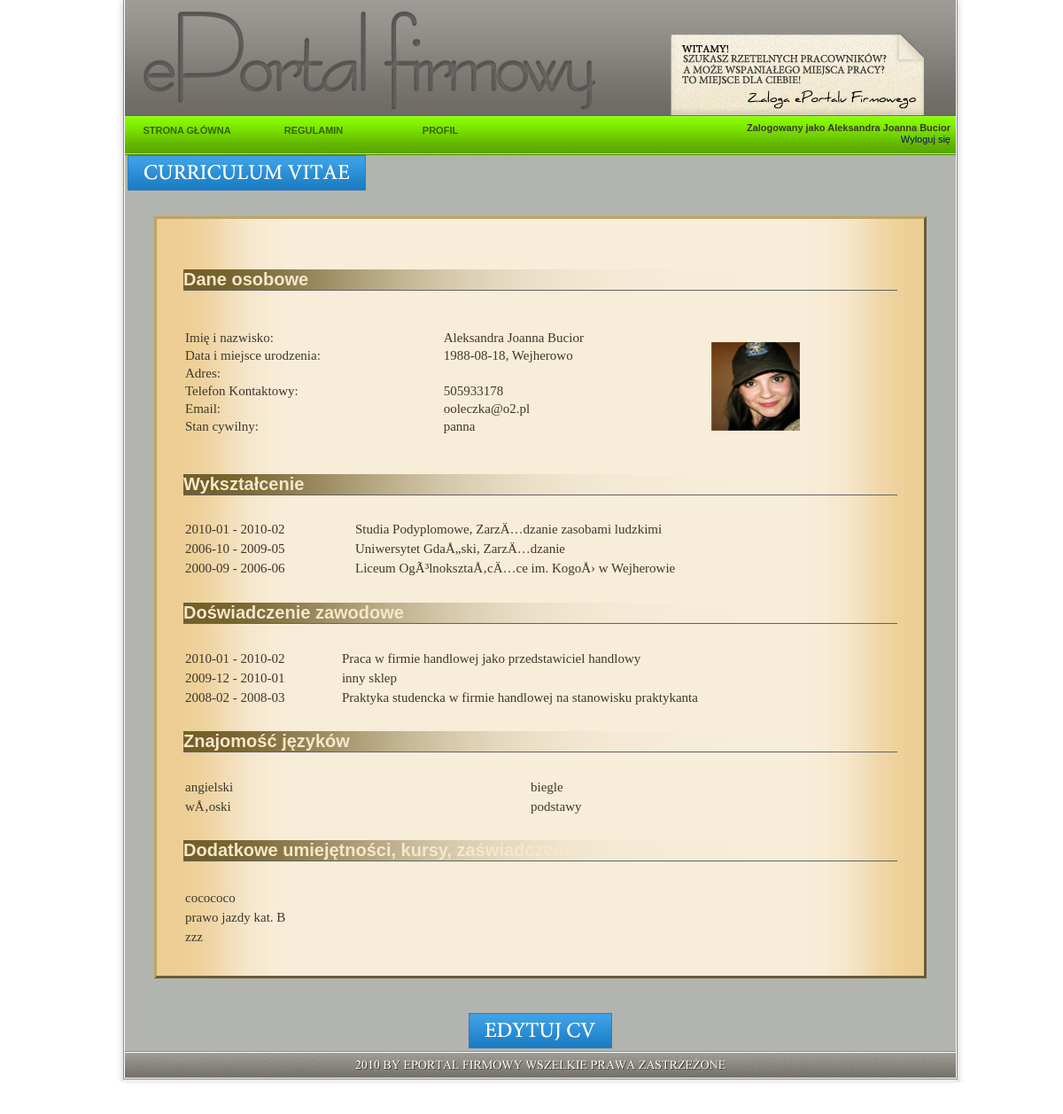
Page /cv.php (signed in) on the committed database.
### tables this page shows
CREATE TABLE IF NOT EXISTS `pracownik` (
  `id` int(11) NOT NULL,
  `imie` varchar(30) NOT NULL,
  `nazwisko` varchar(30) NOT NULL,
  `email` varchar(30) NOT NULL,
  `dolaczyl` timestamp NOT NULL DEFAULT CURRENT_TIMESTAMP,
  `data_ur` date DEFAULT NULL,
  `miejsce_ur` varchar(20) DEFAULT NULL,
  `tel` varchar(10) DEFAULT NULL,
  `adres` varchar(50) DEFAULT NULL,
  `stan_cywilny` varchar(10) DEFAULT NULL,
  `zdjecie` varchar(100) DEFAULT NULL,
  PRIMARY KEY (`id`)
);

CREATE TABLE IF NOT EXISTS `wyksztalcenie` (
  `id` int(11) NOT NULL,
  `id_pracownika` int(11) NOT NULL,
  `od` varchar(20) NOT NULL,
  `do` varchar(20) NOT NULL,
  `gdzie` varchar(150) NOT NULL,
  PRIMARY KEY (`id`,`id_pracownika`)
);

CREATE TABLE IF NOT EXISTS `doswiadczenie` (
  `id` int(11) NOT NULL,
  `id_pracownika` int(11) NOT NULL,
  `od` varchar(20) NOT NULL,
  `do` varchar(20) NOT NULL,
  `gdzie` varchar(150) NOT NULL,
  PRIMARY KEY (`id`,`id_pracownika`)
);

CREATE TABLE IF NOT EXISTS `jezyki` (
  `pracownik_id` int(11) NOT NULL,
  `jezyk_id` int(11) NOT NULL,
  `poziom_id` int(11) NOT NULL
);

CREATE TABLE IF NOT EXISTS `jezyki_lista` (
  `id` int(11) NOT NULL AUTO_INCREMENT,
  `nazwa` varchar(20) NOT NULL,
  PRIMARY KEY (`id`)
);

CREATE TABLE IF NOT EXISTS `jezyki_poziom` (
  `id` int(11) NOT NULL AUTO_INCREMENT,
  `nazwa` varchar(20) NOT NULL,
  PRIMARY KEY (`id`)
);

CREATE TABLE IF NOT EXISTS `dodatkowe` (
  `id` int(11) NOT NULL,
  `pracownik_id` int(11) NOT NULL,
  `nazwa` varchar(50) NOT NULL
);

### cv.php (the view, shortened to what this page needs)
<?php
require_once('header.php');
?>
<td class="content" style="padding-right: 44px; padding-left: 44px">
    <?php
    if (isset($_SESSION['id_obecne'])) {
        if (!isset($_GET['id'])) {
            $id = $_SESSION['id_obecne'];
        } else {
            $id = $_GET['id'];
        }
        $dbc = mysqli_connect(DB_HOST, DB_USER, DB_PASSWORD, DB_NAME);
        $query = "SELECT * FROM pracownik WHERE id='$id'";
        $result = mysqli_query($dbc, $query);
        $row = mysqli_fetch_array($result);
    ?>
	<img src="img/cv.jpg"><br /><br />
        <div id="cv">
            <div id="dane_osobowe" style="display:block">
                <h4>Dane osobowe </h4>
                <table>
                    <tr>
					<td><p>
					Imię i nazwisko:<br />
					Data i miejsce urodzenia:<br />
					Adres:<br />
					Telefon Kontaktowy:<br />
					Email:<br />
					Stan cywilny:<br /></p>
                        <td><p><?php echo $row['imie'] . ' ' . $row['nazwisko']; ?><br />
                    <?php if (!empty($row['data_ur']) || !empty($row['miejsce_ur'])) { ?>
                    <?php echo $row['data_ur'] . ', ' . $row['miejsce_ur']; ?><br />
                    <?php
                    }
                    ?>
                    <?php
                    if (!empty($row['tel'])) {
                    ?>
                    <br /> <?php echo $row['tel']; ?>
                    <?php } ?>
                    <br /><?php echo $row['email']; ?><br />
                    <?php if (!empty($row['stan_cywilny'])) { ?>
                         <?php echo $row['stan_cywilny']; ?></p></td>
												<td><?php if (!empty($row['zdjecie'])) { ?>
                    <img src="<?php echo $row['zdjecie']; ?>" alt="zdjęcie" />
                <?php } ?></td>
                    </tr>
                    <?php } ?>
            </table>
        </div>
        <div id="wyksztalcenie" style="display:block">
            <h4>Wykształcenie </h4>
            <table>
                <?php
                $query = "SELECT * FROM wyksztalcenie WHERE id_pracownika = '$id' ORDER BY od DESC";
                $result = mysqli_query($dbc, $query);
                while ($row = mysqli_fetch_array($result)) {
                    if ($row['gdzie'] != "") {?>
                    <tr>
                        <td><?php echo $row['od']; ?> - <?php echo $row['do']; ?></td><td><?php echo $row['gdzie']; ?></td>
                    </tr>
<?php
                    }}
?>
            </table>
        </div>
        <div id="doswiadczenie" style="display:block">
            <h4>Doświadczenie zawodowe </h4>
    <table>
<?php
                $query = "SELECT * FROM doswiadczenie WHERE id_pracownika = '$id' ORDER BY od DESC";
                $result = mysqli_query($dbc, $query);
                while ($row = mysqli_fetch_array($result)) {
                    if ($row['gdzie'] != "") {
                    ?>
                    <tr>
                        <td><?php echo $row['od']; ?> - <?php echo $row['do']; ?></td><td><?php echo $row['gdzie']; ?></td>
                    </tr>
<?php
                    } }
?>
            </table>
        </div>
       <div id="jezyki" style="display:block">
            <h4>Znajomość języków</h4>
            <table>
                <?php
                $query = "SELECT *,jezyki_lista.nazwa AS jezyk_nazwa, jezyki_poziom.nazwa AS jezyk_poziom FROM jezyki, jezyki_lista, jezyki_poziom WHERE jezyki.pracownik_id = '$id' AND jezyki.jezyk_id = jezyki_lista.id AND jezyki.poziom_id =jezyki_poziom.id  ORDER BY jezyki_lista.id";
                $result = mysqli_query($dbc, $query);
                while ($row = mysqli_fetch_array($result)) {
                ?>
                    <tr>
                        <td><?php echo $row['jezyk_nazwa']; ?></td><td> <?php echo $row['jezyk_poziom']; ?></td>
                    </tr>
<?php
                }
?>
            </table>
        </div>
           <div id="dodatkowe" style="display:block">
            <h4>Dodatkowe umiejętności, kursy, zaświadczenia</h4>
            <table>
                <?php
                $query = "SELECT * FROM dodatkowe WHERE pracownik_id = '$id' ";
                $result = mysqli_query($dbc, $query);
                while ($row = mysqli_fetch_array($result)) {
                ?>
                    <tr>
                        <td><?php echo $row['nazwa']; ?></td>
                    </tr>
<?php
                }
?>
            </table>
        </div>
        <br/>
    </div><br /><br /><div class="edytuj_button">
    <?php
                if ($_SESSION['id_obecne'] == $id) {
                    echo '<a href="edytuj_cv.php"><img src="img/edit.jpg" ></a>';
                }
            } else {
    ?>
                <br/><br/>
                        				Zaloguj się lub <a href='index.php'>zarejestruj</a>, aby mieć dostęp do tej strony.
                <br/><br/>
<?php
            }
?>
           </div> </td>

### styles.css (style rules this page uses)
body, textarea { font-family: georgia, sans-serif; color:#3e382c; font-size: 11px; background-color: #ffffff; }
#tabela td, #tabela tr { margin: 0x; padding: 0px; }
#ogloszenia_div, .edytuj_button, #pokaz_button { text-align: center; }
img { text-align:right; border:0px; }
a:link, a:visited, a:active { text-decoration:none; line-height: 14px; color:#3978bf; font-family: georgia, sans-serif; font-size: 11px; }
#dane_osobowe td, #wyksztalcenie td, #doswiadczenie td, #jezyki td, #dodatkowe td { font-size:15px; line-height:20px; font-family: "bookman old style"; }
img { border: 0px; }
.content { width: 1020px; text-align: justify; padding-top:25px; padding-bottom: 400px; background:#ffffff url('img/02.jpg'); }
.ending { height: 71px; width: 1020px; text-align: left; padding-left: 0px; padding-bottom: 0px; background: #ffffff url('img/stopka.jpg'); }
#cv { font-family: sans-serif; background: #ffffff url('img/list.jpg'); margin:15px 30px 15px 30px; padding:30px 30px 20px 30px; border-style: outset; border-color: #bda561; }
#cv img { height:100px; width:100px; margin-right:10px; margin-top:15px; }
#cv h4 { font-size:20px; color:#f5e7ca; border-bottom:1px solid #626262; background-image: url('img/tlo.png'); }
#cv table { width:100%; }
#dane_osobowe table { width:100%; }

### rows in the picture
pracownik: imie "Aleksandra Joanna", nazwisko "Bucior", data_ur "1988-08-18", miejsce_ur "Wejherowo", tel "505933178", email "ooleczka@o2.pl", stan_cywilny "panna", zdjecie (picture)
wyksztalcenie: od "2010-01", do "2010-02", gdzie "Studia Podyplomowe, ZarzÄ…dzanie zasobami ludzkimi"
wyksztalcenie: od "2006-10", do "2009-05", gdzie "Uniwersytet GdaÅ„ski, ZarzÄ…dzanie"
wyksztalcenie: od "2000-09", do "2006-06", gdzie "Liceum OgÃ³lnoksztaÅ‚cÄ…ce im. KogoÅ› w Wejherowie"
doswiadczenie: od "2010-01", do "2010-02", gdzie "Praca w firmie handlowej jako przedstawiciel handlowy"
doswiadczenie: od "2009-12", do "2010-01", gdzie "inny sklep"
doswiadczenie: od "2008-02", do "2008-03", gdzie "Praktyka studencka w firmie handlowej na stanowisku praktykanta"
jezyki: jezyki_lista.nazwa "angielski", jezyki_poziom.nazwa "biegle"
jezyki: jezyki_lista.nazwa "wÅ‚oski", jezyki_poziom.nazwa "podstawy"
dodatkowe: nazwa "cocococo"
dodatkowe: nazwa "prawo jazdy kat. B"
dodatkowe: nazwa "zzz"

### other values in the picture
$_SESSION['do_wyswietlenia'] "Aleksandra Joanna Bucior"
